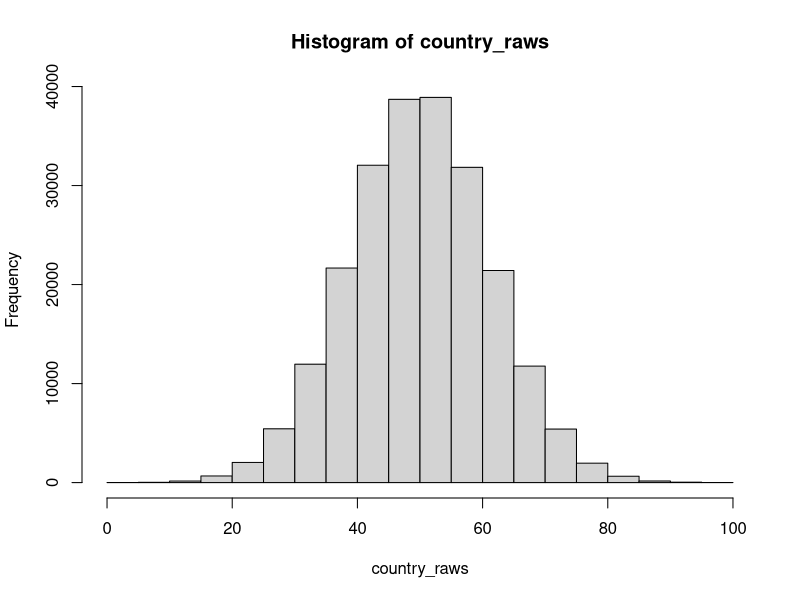
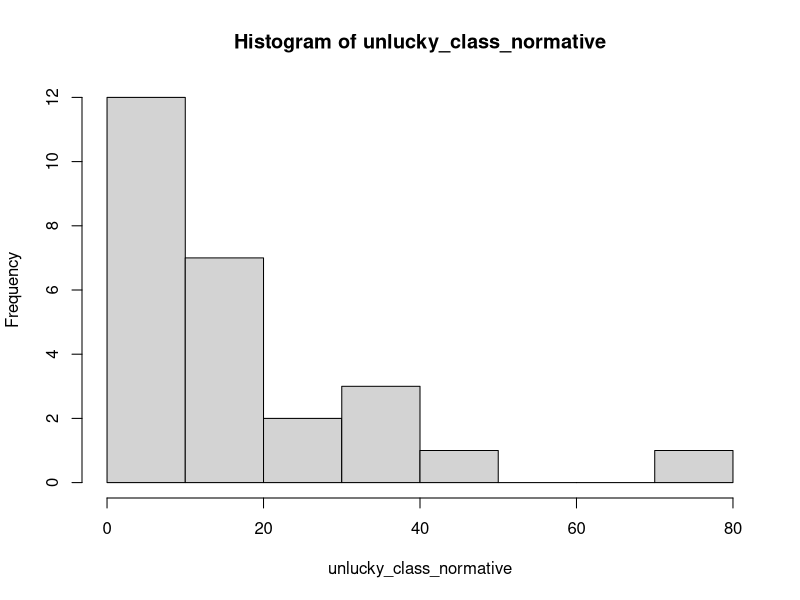
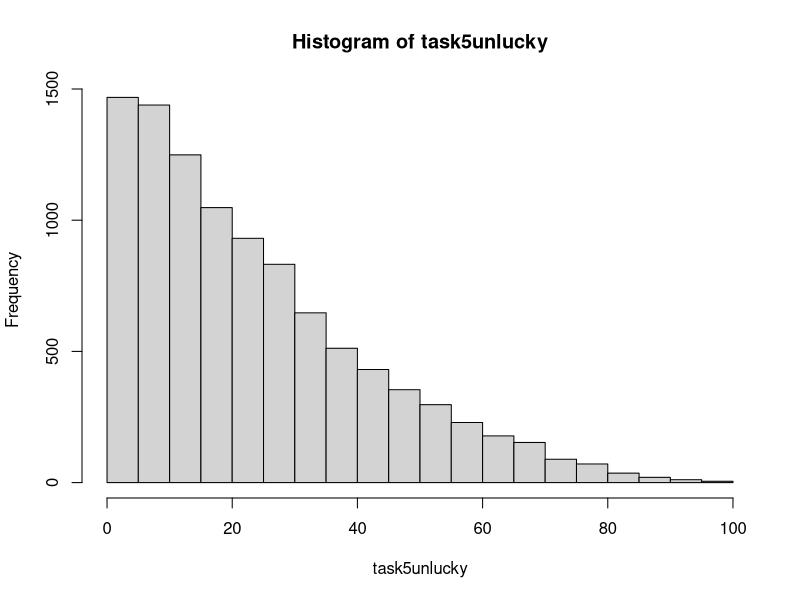

Reproduce these figures in R, in order.
library(truncnorm)
country_raws = c()
class_means = rnorm(10000, 50, 5)
class_sizes = c(sample(5:40, 9999, replace = T), 26)
classes = c()
for (i in 1:9999){
  classes = c(classes, replicate(class_sizes[i],i))
  raw_scores = rtruncnorm(class_sizes[i], 0, 100, class_means[i], 10)
  country_raws = c(country_raws, raw_scores)
}
unlucky_class = rnorm(26, 40, 8)
country_raws = c(country_raws, unlucky_class)
classes = c(classes, replicate(26,10000))

data = data.frame('country_raws'=country_raws, 'classes'=classes)
data = data[order(data$country_raws),]
data = cbind(data, 'percentile'=(1:length(country_raws)) / length(country_raws) * 100)
data = data[order(data$classes),]

normative_means = c()
j = 1
for (i in 1:10000){
  current_mean = mean(data$percentile[j : j+class_sizes[i]-1])
  normative_means = c(normative_means, replicate(class_sizes[i], current_mean))
  j = j + class_sizes[i]
}
data = cbind(data, 'normative_means' = normative_means)

normative_means = unique(normative_means)

# hist(normative_means)

hist(country_raws) # a normal distribution with mean slightly purturbs 50
# It is evident that they look similar; however, the new distribution is a bit wider than the old one as means of its classes vary no longer only randomly but also at the point of generation
unlucky_class_normative = data$percentile[which(data$classes==10000)]
hist(unlucky_class_normative) # an exponetial distribution with mean around 26

sum(normative_means[10000] > normative_means[1:9999]) / 9999 # 0.015

# another 100000 students from unlucky class
task5unlucky = c()
for (i in 1:10000){
  task5unlucky = c(task5unlucky, mean(rnorm(1,40,8)>country_raws)*100)
}
hist(task5unlucky)
# How does the average of Leonie’s team’s normative scores now compare to that of Sheldon’s team (as in question 3)???
count = 0
for (i in 1:10000){
  if (mean(sample(task5unlucky, 26)) > normative_means[i]){
    count = count +1
  }
}
count

L = c(64,63,62,59)
S = c(70,63,61,56)
mean(L) > mean(S) # False
for (i in 1:4){
  L[i] = sum(L[i]>data$percentile) / length(data$percentile) * 100
  S[i] = sum(S[i]>data$percentile) / length(data$percentile) * 100
}
mean(L) > mean(S) # True
